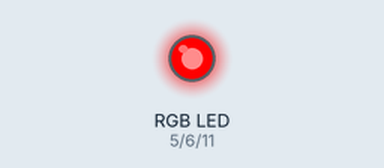
Recording of a sketch running on a simulated Arduino Uno, built with avr-gcc and run on an emulated ATmega328P. Shown: an RGB LED mixed from three pins (HIGH = lit).

Above: at 0.05 s.
At 1.5 s:
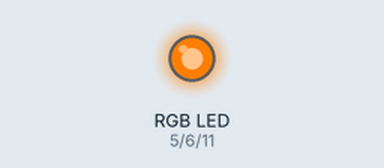
At 3.0 s:
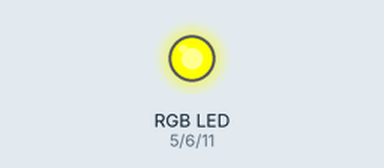
At 4.5 s:
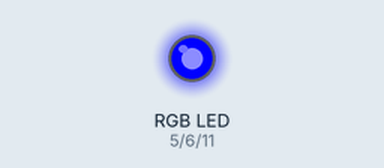
At 6.0 s:
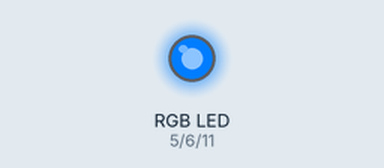
At 12.0 s:
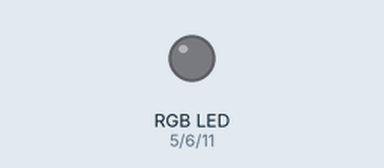
Timing chart, 0 to 15.6 s (numbered marks = the images above):
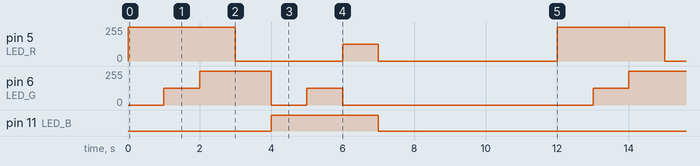

Measured:
- by itself, pin 5 (LED_R): repeats every 12.0 s: 0/255 3.0 s, 125/255 1.0 s, 0/255 5.0 s, 255/255 3.0 s
- by itself, pin 6 (LED_G): repeats every 12.0 s: 255/255 2.0 s, 0/255 1.0 s, 125/255 1.0 s, 0/255 7.0 s, 127/255 1.0 s
- by itself, pin 11 (LED_B): alternates HIGH for 3.0 s and LOW for 9.0 s

The sketch:

06_3color_led_newColors.ino
```cpp
// MAKE NEW COLOR USING RGB CODE

#define LED_R 5
#define LED_G 6
#define LED_B 11

void setup() {
}

void loop() {
  // Make rainbow colors
  // 1. RED
  analogWrite(LED_R,255);
  analogWrite(LED_G,0);
  analogWrite(LED_B,0);
  delay(1000);

  // 2. Oragne
  analogWrite(LED_R,255);
  analogWrite(LED_G,127);
  analogWrite(LED_B,0);
  delay(1000);

  // 3. Yellow
  analogWrite(LED_R,255);
  analogWrite(LED_G,255);
  analogWrite(LED_B,0);
  delay(1000);

  // 4. Green
  analogWrite(LED_R,0);
  analogWrite(LED_G,255);
  analogWrite(LED_B,0);
  delay(1000);

  // 5. Blue
  analogWrite(LED_R,0);
  analogWrite(LED_G,0);
  analogWrite(LED_B,255);
  delay(1000);

  // 6. Indigo
  analogWrite(LED_R,0);
  analogWrite(LED_G,125);
  analogWrite(LED_B,255);
  delay(1000);

  // 7. Violet
  analogWrite(LED_R,125);
  analogWrite(LED_G,0);
  analogWrite(LED_B,255);
  delay(1000);

  // Turn off all
  analogWrite(LED_R,0);
  analogWrite(LED_G,0);
  analogWrite(LED_B,0);
  delay(5000);


}
```
